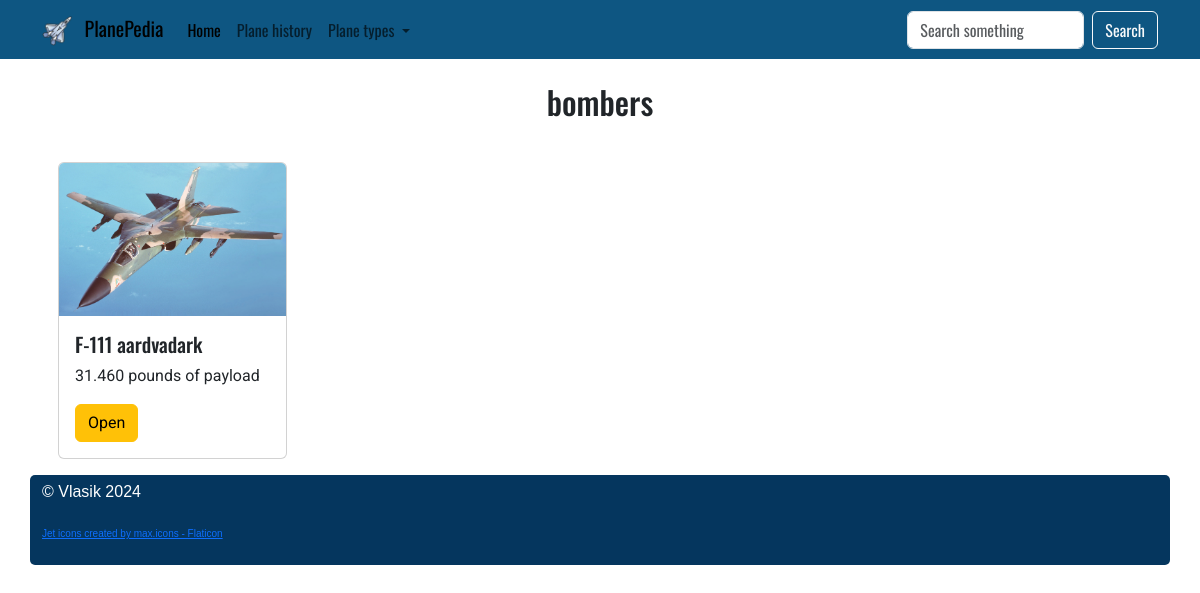
Page /type/3 on the committed database.
### tables this page shows
CREATE TABLE "categories" (
	"id"	INTEGER,
	"title"	TEXT NOT NULL,
	PRIMARY KEY("id" AUTOINCREMENT)
);

CREATE TABLE "planes" (
	"id"	INTEGER,
	"name"	TEXT,
	"category_id"	INTEGER,
	"image"	TEXT,
	"country"	TEXT,
	"quantity"	INTEGER,
	"producedstart"	TEXT,
	"producedend"	TEXT,
	"cost"	INTEGER,
	"wing_shape"	TEXT,
	"specifications"	TEXT,
	"description"	TEXT,
	"history"	TEXT,
	"visibility"	TEXT DEFAULT 'visible',
	FOREIGN KEY("category_id") REFERENCES "categories"("id"),
	PRIMARY KEY("id" AUTOINCREMENT)
);

### app.py (the view)
@app.route("/type/<int:category_id>")
def planes_by_type(category_id):
    plane_types = db.get_all_categories()
    planes = db.get_planes_by_category(category_id)
    title = db.get_category(category_id)
    return render_template("category_planes.html",
                            title = title,
                            planes = planes,
                            plane_types=plane_types)

### db_scripts.py (called while the page is built)
    def open(self):
        self.conn = sqlite3.connect(self.name)
        self.conn.row_factory = sqlite3.Row
        self.cursor = self.conn.cursor()

    def close(self):
        self.cursor.close()
        self.conn.close()

    def get_all_categories(self):
        self.open()
        self.cursor.execute('''SELECT * FROM categories ''')
        data = self.cursor.fetchall()
        self.close()
        data = [dict(row) for row in data]
        return data

    def get_planes_by_category(self, category_id):
        self.open()
        self.cursor.execute('''SELECT * FROM planes WHERE category_id=?''', [category_id])
        data = self.cursor.fetchall()
        self.close()
        data = [dict(row) for row in data]
        return data

    def get_category(self, category_id):
        self.open()
        self.cursor.execute('''SELECT * FROM categories WHERE id=? ''', [category_id])
        data = self.cursor.fetchall()
        self.close()
        data = [dict(row) for row in data]
        return data[0]['title']

### templates/category_planes.html
{% extends 'base.html' %}
{% block content %}
<h2 class="text-center my-4"> {{ title }}</h2>
<div class=" row planes-post row-cols-1 row-cols-md-2 row-cols-lg-3 row-cols-xl-4">
    {% for plane in planes %}
        {% include 'plane_card.html' %}
    {% endfor %}
</div>
{% endblock content %}

### templates/plane_card.html
<div class="col">
    <div class="card m-3" style="max-width: 25rem;">
        <img src="{{ url_for('static', filename='img/' + plane['image']) }}" class="card-img-top" alt="...">
        <div class="card-body">
            <h5 class="card-title"> {{plane['name']}}</h5>
            <p class="card-text"> {{plane['specifications']}}
            </p>
            <a href="{{ url_for('plane_page', name=plane['name']) }}" class="btn btn-warning">Open</a>
        </div>
    </div>
</div>

### static/style.css (style rules this page uses)
body { font-family: "Roboto", sans-serif; }
h1, h2, h3, h4, h5, header { font-family: "Oswald", sans-serif; }

### rows in the picture
categories: title "bombers"
planes: image (picture), name "F-111 aardvadark", specifications "31.460 pounds of payload"
